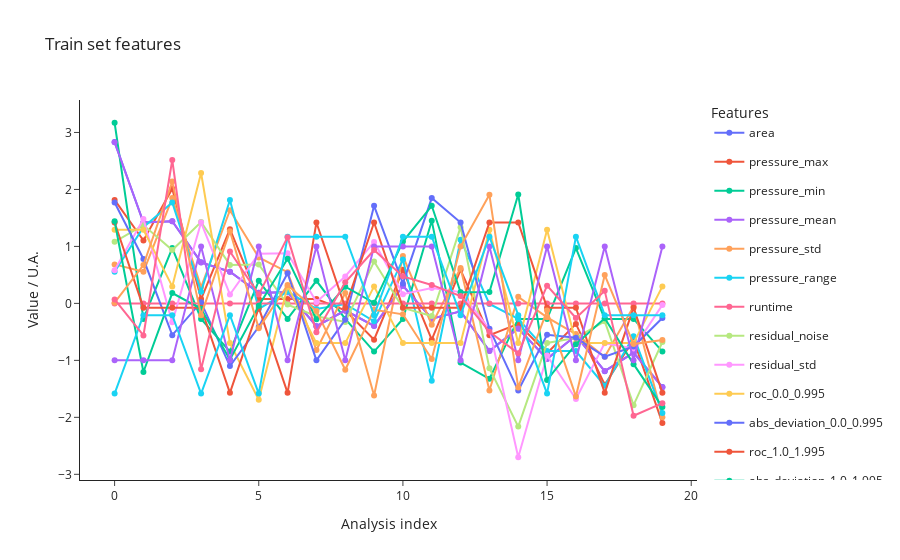

The cell this chart's notebook holds for it:
### Code cell
from src.StreamPort.machine_learning.methods import MachineLearningScaleFeaturesScalerSklearn

scaler = MachineLearningScaleFeaturesScalerSklearn(scaler_type = "StandardScaler")
scaling_parameters = scaler.parameters
print("Scaling parameters: ", scaling_parameters)
parameters.update(scaling_parameters)

ml_ana = scaler.run(ml_ana)
fig_train_features = ml_ana.plot_data()
fig_train_features.update_layout(title="Train set features")
fig_train_features.show()
